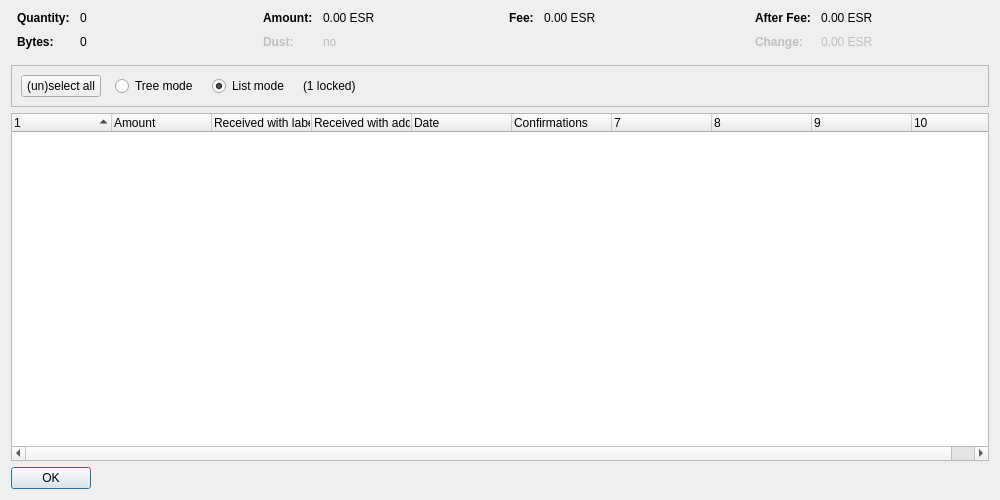
<?xml version="1.0" encoding="UTF-8"?>
<ui version="4.0">
 <class>CoinControlDialog</class>
 <widget class="QDialog" name="CoinControlDialog">
  <property name="geometry">
   <rect>
    <x>0</x>
    <y>0</y>
    <width>1000</width>
    <height>500</height>
   </rect>
  </property>
  <property name="windowTitle">
   <string>Coin Selection</string>
  </property>
  <layout class="QVBoxLayout" name="verticalLayout">
   <item>
    <layout class="QHBoxLayout" name="horizontalLayoutTop" stretch="0,0,0,0">
     <property name="topMargin">
      <number>0</number>
     </property>
     <property name="bottomMargin">
      <number>10</number>
     </property>
     <item>
      <layout class="QFormLayout" name="formLayoutCoinControl1">
       <property name="horizontalSpacing">
        <number>10</number>
       </property>
       <property name="verticalSpacing">
        <number>10</number>
       </property>
       <property name="leftMargin">
        <number>6</number>
       </property>
       <property name="rightMargin">
        <number>6</number>
       </property>
       <item row="0" column="0">
        <widget class="QLabel" name="labelCoinControlQuantityText">
         <property name="font">
          <font>
           <weight>75</weight>
           <bold>true</bold>
          </font>
         </property>
         <property name="text">
          <string>Quantity:</string>
         </property>
        </widget>
       </item>
       <item row="0" column="1">
        <widget class="QLabel" name="labelCoinControlQuantity">
         <property name="cursor">
          <cursorShape>IBeamCursor</cursorShape>
         </property>
         <property name="contextMenuPolicy">
          <enum>Qt::ActionsContextMenu</enum>
         </property>
         <property name="text">
          <string notr="true">0</string>
         </property>
         <property name="textInteractionFlags">
          <set>Qt::LinksAccessibleByMouse|Qt::TextSelectableByKeyboard|Qt::TextSelectableByMouse</set>
         </property>
        </widget>
       </item>
       <item row="1" column="0">
        <widget class="QLabel" name="labelCoinControlBytesText">
         <property name="font">
          <font>
           <weight>75</weight>
           <bold>true</bold>
          </font>
         </property>
         <property name="text">
          <string>Bytes:</string>
         </property>
        </widget>
       </item>
       <item row="1" column="1">
        <widget class="QLabel" name="labelCoinControlBytes">
         <property name="cursor">
          <cursorShape>IBeamCursor</cursorShape>
         </property>
         <property name="contextMenuPolicy">
          <enum>Qt::ActionsContextMenu</enum>
         </property>
         <property name="text">
          <string notr="true">0</string>
         </property>
         <property name="textInteractionFlags">
          <set>Qt::LinksAccessibleByMouse|Qt::TextSelectableByKeyboard|Qt::TextSelectableByMouse</set>
         </property>
        </widget>
       </item>
      </layout>
     </item>
     <item>
      <layout class="QFormLayout" name="formLayoutCoinControl2">
       <property name="horizontalSpacing">
        <number>10</number>
       </property>
       <property name="verticalSpacing">
        <number>10</number>
       </property>
       <property name="leftMargin">
        <number>6</number>
       </property>
       <property name="rightMargin">
        <number>6</number>
       </property>
       <item row="0" column="0">
        <widget class="QLabel" name="labelCoinControlAmountText">
         <property name="font">
          <font>
           <weight>75</weight>
           <bold>true</bold>
          </font>
         </property>
         <property name="text">
          <string>Amount:</string>
         </property>
        </widget>
       </item>
       <item row="0" column="1">
        <widget class="QLabel" name="labelCoinControlAmount">
         <property name="cursor">
          <cursorShape>IBeamCursor</cursorShape>
         </property>
         <property name="contextMenuPolicy">
          <enum>Qt::ActionsContextMenu</enum>
         </property>
         <property name="text">
          <string notr="true">0.00 ESR</string>
         </property>
         <property name="textInteractionFlags">
          <set>Qt::LinksAccessibleByMouse|Qt::TextSelectableByKeyboard|Qt::TextSelectableByMouse</set>
         </property>
        </widget>
       </item>
       <item row="1" column="0">
        <widget class="QLabel" name="labelCoinControlLowOutputText">
         <property name="enabled">
          <bool>false</bool>
         </property>
         <property name="font">
          <font>
           <weight>75</weight>
           <bold>true</bold>
          </font>
         </property>
         <property name="text">
          <string>Dust:</string>
         </property>
        </widget>
       </item>
       <item row="1" column="1">
        <widget class="QLabel" name="labelCoinControlLowOutput">
         <property name="enabled">
          <bool>false</bool>
         </property>
         <property name="cursor">
          <cursorShape>IBeamCursor</cursorShape>
         </property>
         <property name="contextMenuPolicy">
          <enum>Qt::ActionsContextMenu</enum>
         </property>
         <property name="text">
          <string notr="true">no</string>
         </property>
         <property name="textInteractionFlags">
          <set>Qt::LinksAccessibleByMouse|Qt::TextSelectableByKeyboard|Qt::TextSelectableByMouse</set>
         </property>
        </widget>
       </item>
      </layout>
     </item>
     <item>
      <layout class="QFormLayout" name="formLayoutCoinControl3">
       <property name="horizontalSpacing">
        <number>10</number>
       </property>
       <property name="verticalSpacing">
        <number>10</number>
       </property>
       <property name="leftMargin">
        <number>6</number>
       </property>
       <property name="rightMargin">
        <number>6</number>
       </property>
       <item row="0" column="0">
        <widget class="QLabel" name="labelCoinControlFeeText">
         <property name="font">
          <font>
           <weight>75</weight>
           <bold>true</bold>
          </font>
         </property>
         <property name="text">
          <string>Fee:</string>
         </property>
        </widget>
       </item>
       <item row="0" column="1">
        <widget class="QLabel" name="labelCoinControlFee">
         <property name="cursor">
          <cursorShape>IBeamCursor</cursorShape>
         </property>
         <property name="contextMenuPolicy">
          <enum>Qt::ActionsContextMenu</enum>
         </property>
         <property name="text">
          <string notr="true">0.00 ESR</string>
         </property>
         <property name="textInteractionFlags">
          <set>Qt::LinksAccessibleByMouse|Qt::TextSelectableByKeyboard|Qt::TextSelectableByMouse</set>
         </property>
        </widget>
       </item>
      </layout>
     </item>
     <item>
      <layout class="QFormLayout" name="formLayoutCoinControl4">
       <property name="horizontalSpacing">
        <number>10</number>
       </property>
       <property name="verticalSpacing">
        <number>10</number>
       </property>
       <property name="leftMargin">
        <number>6</number>
       </property>
       <property name="rightMargin">
        <number>6</number>
       </property>
       <item row="0" column="0">
        <widget class="QLabel" name="labelCoinControlAfterFeeText">
         <property name="font">
          <font>
           <weight>75</weight>
           <bold>true</bold>
          </font>
         </property>
         <property name="text">
          <string>After Fee:</string>
         </property>
        </widget>
       </item>
       <item row="0" column="1">
        <widget class="QLabel" name="labelCoinControlAfterFee">
         <property name="cursor">
          <cursorShape>IBeamCursor</cursorShape>
         </property>
         <property name="contextMenuPolicy">
          <enum>Qt::ActionsContextMenu</enum>
         </property>
         <property name="text">
          <string notr="true">0.00 ESR</string>
         </property>
         <property name="textInteractionFlags">
          <set>Qt::LinksAccessibleByMouse|Qt::TextSelectableByKeyboard|Qt::TextSelectableByMouse</set>
         </property>
        </widget>
       </item>
       <item row="1" column="0">
        <widget class="QLabel" name="labelCoinControlChangeText">
         <property name="enabled">
          <bool>false</bool>
         </property>
         <property name="font">
          <font>
           <weight>75</weight>
           <bold>true</bold>
          </font>
         </property>
         <property name="text">
          <string>Change:</string>
         </property>
        </widget>
       </item>
       <item row="1" column="1">
        <widget class="QLabel" name="labelCoinControlChange">
         <property name="enabled">
          <bool>false</bool>
         </property>
         <property name="cursor">
          <cursorShape>IBeamCursor</cursorShape>
         </property>
         <property name="contextMenuPolicy">
          <enum>Qt::ActionsContextMenu</enum>
         </property>
         <property name="text">
          <string notr="true">0.00 ESR</string>
         </property>
         <property name="textInteractionFlags">
          <set>Qt::LinksAccessibleByMouse|Qt::TextSelectableByKeyboard|Qt::TextSelectableByMouse</set>
         </property>
        </widget>
       </item>
      </layout>
     </item>
    </layout>
   </item>
   <item>
    <widget class="QFrame" name="frame">
     <property name="minimumSize">
      <size>
       <width>0</width>
       <height>40</height>
      </size>
     </property>
     <property name="frameShape">
      <enum>QFrame::StyledPanel</enum>
     </property>
     <property name="frameShadow">
      <enum>QFrame::Sunken</enum>
     </property>
     <layout class="QHBoxLayout" name="horizontalLayout">
      <item>
       <layout class="QHBoxLayout" name="horizontalLayoutPanel" stretch="0,0,0,0,0">
        <property name="spacing">
         <number>14</number>
        </property>
        <item>
         <widget class="QPushButton" name="pushButtonSelectAll">
          <property name="sizePolicy">
           <sizepolicy hsizetype="Maximum" vsizetype="Fixed">
            <horstretch>0</horstretch>
            <verstretch>0</verstretch>
           </sizepolicy>
          </property>
          <property name="text">
           <string>(un)select all</string>
          </property>
          <property name="autoDefault">
           <bool>false</bool>
          </property>
         </widget>
        </item>
        <item>
         <widget class="QRadioButton" name="radioTreeMode">
          <property name="sizePolicy">
           <sizepolicy hsizetype="Maximum" vsizetype="Fixed">
            <horstretch>0</horstretch>
            <verstretch>0</verstretch>
           </sizepolicy>
          </property>
          <property name="text">
           <string>Tree mode</string>
          </property>
         </widget>
        </item>
        <item>
         <widget class="QRadioButton" name="radioListMode">
          <property name="sizePolicy">
           <sizepolicy hsizetype="Maximum" vsizetype="Fixed">
            <horstretch>0</horstretch>
            <verstretch>0</verstretch>
           </sizepolicy>
          </property>
          <property name="text">
           <string>List mode</string>
          </property>
          <property name="checked">
           <bool>true</bool>
          </property>
         </widget>
        </item>
        <item>
         <widget class="QLabel" name="labelLocked">
          <property name="text">
           <string notr="true">(1 locked)</string>
          </property>
         </widget>
        </item>
        <item>
         <spacer name="horizontalSpacer">
          <property name="orientation">
           <enum>Qt::Horizontal</enum>
          </property>
          <property name="sizeHint" stdset="0">
           <size>
            <width>40</width>
            <height>20</height>
           </size>
          </property>
         </spacer>
        </item>
       </layout>
      </item>
     </layout>
    </widget>
   </item>
   <item>
    <widget class="CoinControlTreeWidget" name="treeWidget">
     <property name="contextMenuPolicy">
      <enum>Qt::CustomContextMenu</enum>
     </property>
     <property name="sortingEnabled">
      <bool>false</bool>
     </property>
     <property name="columnCount">
      <number>10</number>
     </property>
     <attribute name="headerShowSortIndicator" stdset="0">
      <bool>true</bool>
     </attribute>
     <attribute name="headerStretchLastSection">
      <bool>false</bool>
     </attribute>
     <column>
      <property name="text">
       <string/>
      </property>
     </column>
     <column>
      <property name="text">
       <string>Amount</string>
      </property>
     </column>
     <column>
      <property name="text">
       <string>Received with label</string>
      </property>
     </column>
     <column>
      <property name="text">
       <string>Received with address</string>
      </property>
     </column>
     <column>
      <property name="text">
       <string>Date</string>
      </property>
     </column>
     <column>
      <property name="text">
       <string>Confirmations</string>
      </property>
      <property name="toolTip">
       <string>Confirmed</string>
      </property>
     </column>
     <column>
      <property name="text">
       <string/>
      </property>
     </column>
     <column>
      <property name="text">
       <string/>
      </property>
     </column>
     <column>
      <property name="text">
       <string/>
      </property>
     </column>
     <column>
      <property name="text">
       <string/>
      </property>
     </column>
    </widget>
   </item>
   <item>
    <widget class="QDialogButtonBox" name="buttonBox">
     <property name="sizePolicy">
      <sizepolicy hsizetype="Maximum" vsizetype="Fixed">
       <horstretch>0</horstretch>
       <verstretch>0</verstretch>
      </sizepolicy>
     </property>
     <property name="orientation">
      <enum>Qt::Horizontal</enum>
     </property>
     <property name="standardButtons">
      <set>QDialogButtonBox::Ok</set>
     </property>
    </widget>
   </item>
  </layout>
 </widget>
 <customwidgets>
  <customwidget>
   <class>CoinControlTreeWidget</class>
   <extends>QTreeWidget</extends>
   <header>qt/coincontroltreewidget.h</header>
  </customwidget>
 </customwidgets>
 <resources/>
 <connections/>
</ui>
